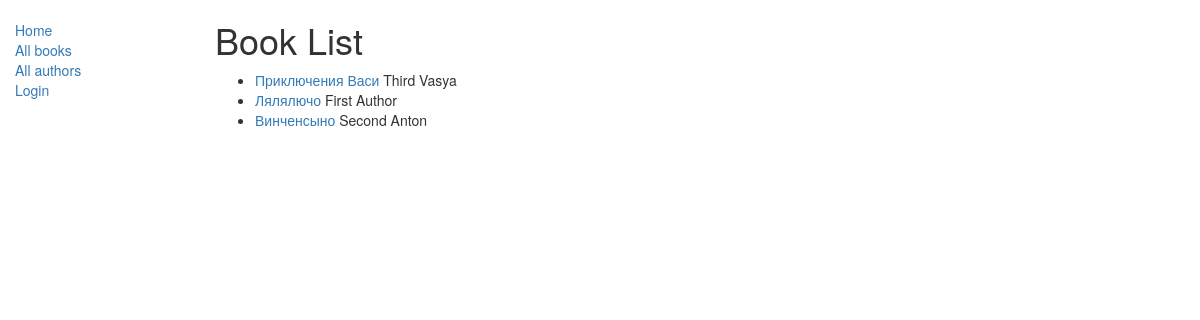
/catalog/books/, run on the app's committed database.
### catalog/models.py (models this page shows, shortened)
class Book(models.Model):
    title = models.CharField(max_length=200)
    author = models.ForeignKey('Author', on_delete=models.SET_NULL, null=True)
    summary = models.TextField(max_length=1000, help_text="Enter a brief description of the book")
    isbn = models.CharField('ISBN',max_length=13, help_text='13 Character <a href="https://www.isbn-international.org/content/what-isbn">ISBN number</a>')
    genre = models.ManyToManyField(Genre, help_text="Select a genre for this book")
    def get_absolute_url(self):
        return reverse('book-detail', args=[str(self.id)])
    def display_genre(self):
        """Creates a string for the Genre. This is required to display genre in Admin."""
        return ', '.join([ genre.name for genre in self.genre.all()[:3] ])
    display_genre.short_description = 'Genre'

class Author(models.Model):
    first_name = models.CharField(max_length=100)
    last_name = models.CharField(max_length=100)
    date_of_birth = models.DateField(null=True, blank=True)
    date_of_death = models.DateField('Died', null=True, blank=True)
    def __str__(self):
        return '{0} {1}'.format(self.last_name, self.first_name)
    class Meta:
        ordering = ['last_name']

### catalog/views.py (the view)
# urls.py: path('books/', views.BookListView.as_view(), name='books'),
class BookListView(generic.ListView):
    model = Book
    context_object_name = 'book_list'   # your own name for the list as a template variable
    queryset = Book.objects.all() #filter(title__icontains='war')[:5] # Get 5 books containing the title war
    template_name = 'book_list.html'  # Specify your own template name/location
    paginate_by = 5

### catalog/templates/catalog/book_list.html
{% extends "base_generic.html" %}
{% block content %}
    <h1>Book List</h1>
    {% if book_list %}
    <ul>
      {% for book in book_list %}
      <li>
        <a href="{{ book.get_absolute_url }}">{{ book.title }}</a> {{ book.author }}
      </li>
      {% endfor %}
    </ul>
    {% else %}
      <p>There are no books in the library.</p>
    {% endif %}
{% endblock %}

### data on the page
Book: title "Приключения Васи", author "Third Vasya"
Book: title "Лялялючо", author "First Author"
Book: title "Винченсыно", author "Second Anton"
